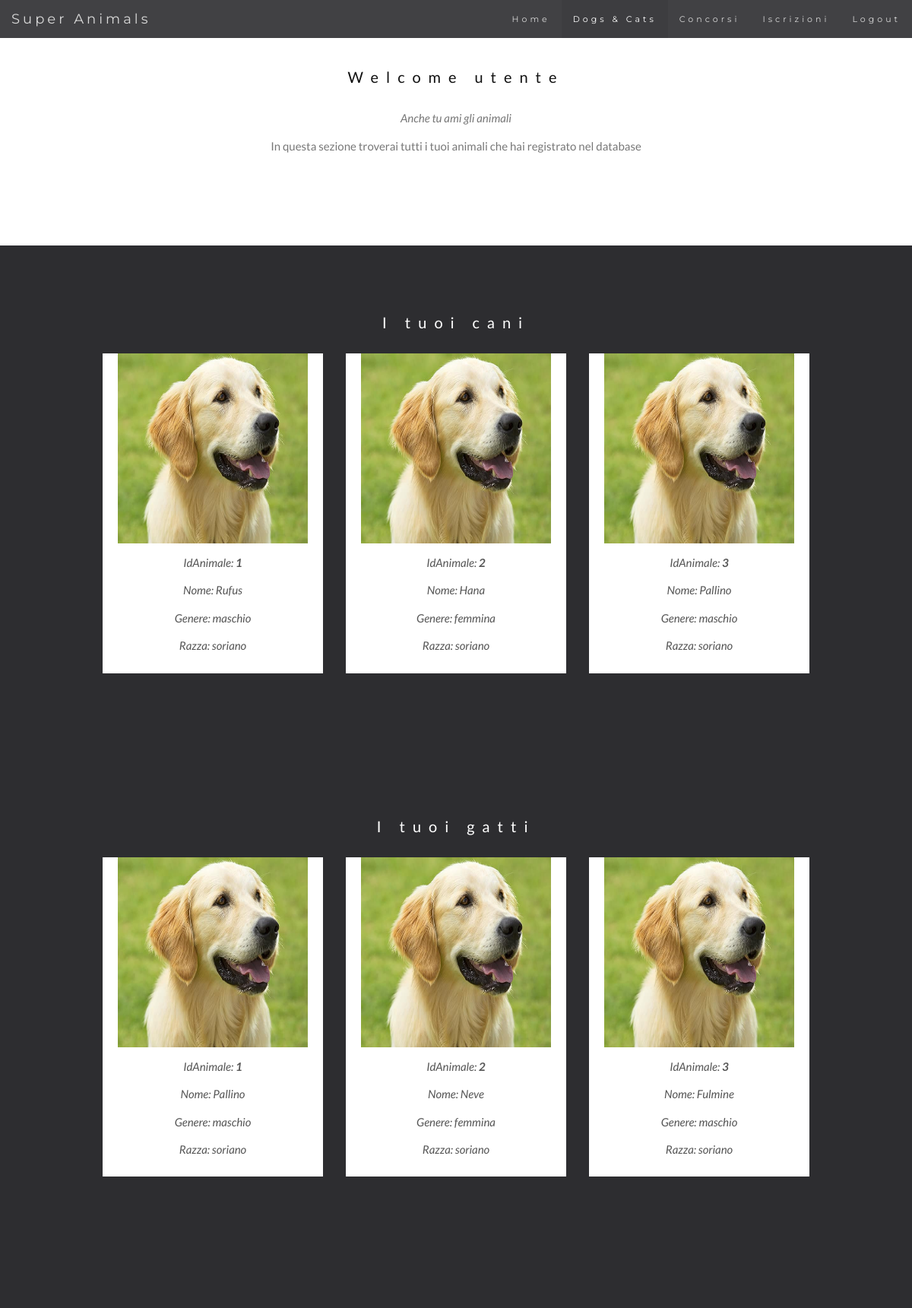
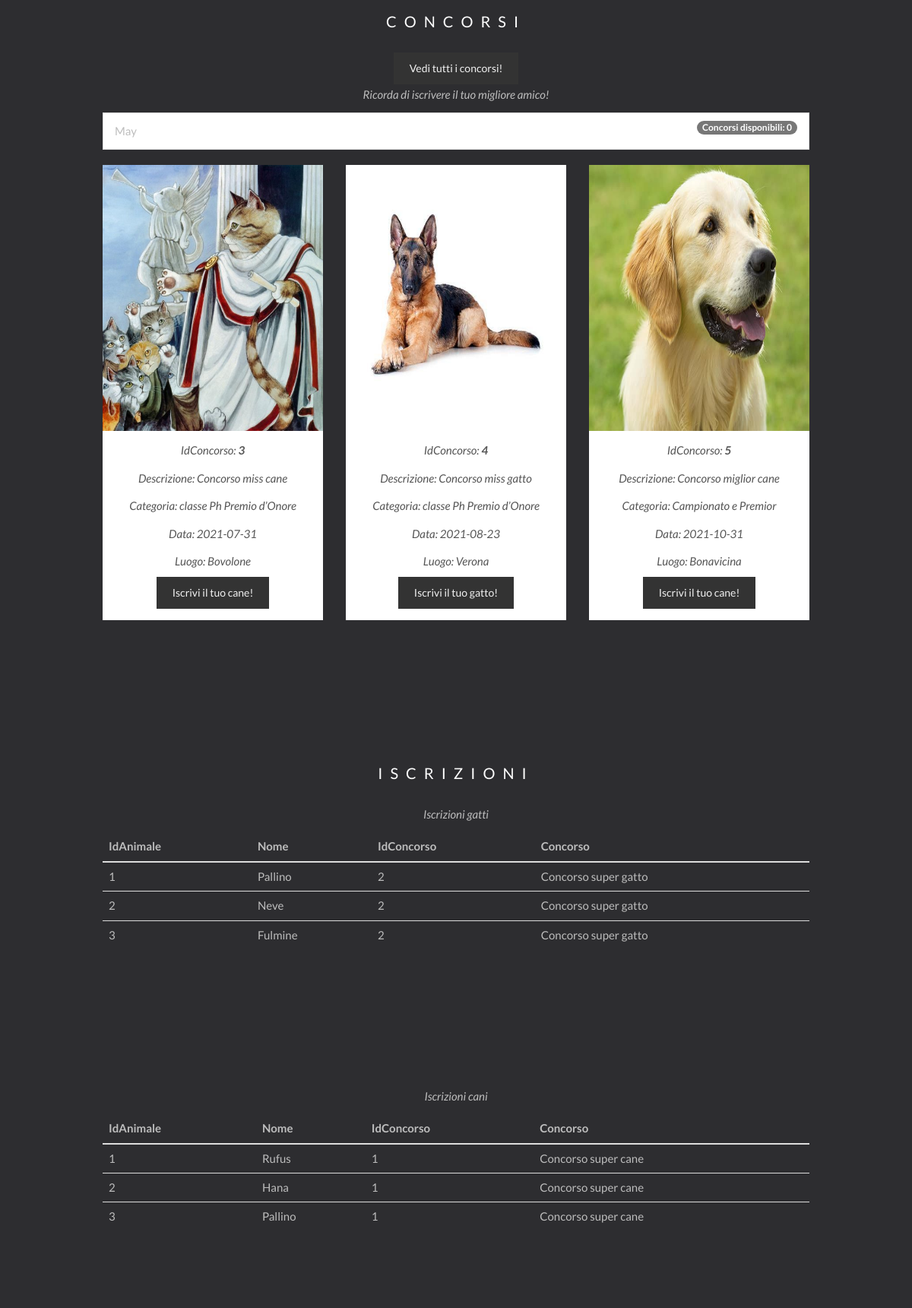
/welcome_user.php (signed in, upper part), run on the app's committed database (2 pictures, top to bottom).
### tables this page shows
CREATE TABLE utente(
    IdUtente INT AUTO_INCREMENT,
    username VARCHAR(25) NOT NULL,
    password VARBINARY(300) NOT NULL,
    ruolo VARCHAR(25) NOT NULL,
    PRIMARY KEY(IdUtente),
    CHECK(ruolo IN('utente', 'admin')),
    UNIQUE(username)
);

CREATE TABLE cane(
    IdCane INT AUTO_INCREMENT,
    nome VARCHAR(25) NOT NULL,
    genere VARCHAR(10) NOT NULL,
    razza VARCHAR(25) NOT NULL,
    immagine TEXT NOT NULL,
    proprietario INT NOT NULL,
    PRIMARY KEY(IdCane),
    FOREIGN KEY(proprietario) REFERENCES utente(IdUtente)
);

CREATE TABLE gatto(
    IdGatto INT AUTO_INCREMENT,
    nome VARCHAR(25) NOT NULL,
    genere VARCHAR(10) NOT NULL,
    razza VARCHAR(25) NOT NULL,
    immagine TEXT NOT NULL,
    proprietario INT NOT NULL,
    PRIMARY KEY(IdGatto),
    FOREIGN KEY(proprietario) REFERENCES utente(IdUtente)
);

CREATE TABLE concorso(
    IdConcorso INT AUTO_INCREMENT,
    descrizione VARCHAR(25) NOT NULL,
    animale VARCHAR(10) NOT NULL,
    categoria VARCHAR(50) NOT NULL,
    luogo VARCHAR(25) NOT NULL,
    data DATE NOT NULL,
    immagine TEXT NOT NULL,
    PRIMARY KEY(IdConcorso),
    CHECK(animale IN ("cani", "gatti")),
    CHECK(categoria IN ("Animali di razza e razze non riconosciute", "Animali domestici", "cucciolate e cuccioli di gatto dai 3 ai 6 mesi", "classe Ph Premio d’Onore", "Campionato e Premior"))
);

CREATE TABLE iscrizioneGatto(
    concorso INT,
    gatto INT,
    PRIMARY KEY(concorso, gatto),
    FOREIGN KEY(concorso) REFERENCES concorso(IdConcorso),
    FOREIGN KEY(gatto) REFERENCES gatto(IdGatto)
);

CREATE TABLE iscrizioneCane(
    concorso INT,
    cane INT,
    PRIMARY KEY(concorso, cane),
    FOREIGN KEY(concorso) REFERENCES concorso(IdConcorso),
    FOREIGN KEY(cane) REFERENCES cane(IdCane)
);

### session.php (called while the page is built, shortened)
<?php
   include('config.php');
   $user_check = $_SESSION['login_user'];
   $ses_sql = mysqli_query($db,"SELECT username FROM utente WHERE username = '$user_check' ");
   $row = mysqli_fetch_array($ses_sql, MYSQLI_ASSOC);
   $login_session = $row['username'];
?>

### welcome_user.php (the view, shortened to what this page needs)
<?php
include('session.php');
$sql = "SELECT IdUtente FROM utente WHERE username = '$login_session'";
$result = mysqli_query($db, $sql);
$IdUtente = mysqli_fetch_assoc($result);
$IdUtente = $IdUtente["IdUtente"];
?>
<!DOCTYPE html>
<html lang="en">
    <head>
        <link rel="stylesheet" href="https://maxcdn.bootstrapcdn.com/bootstrap/3.4.1/css/bootstrap.min.css">
        <link rel="stylesheet" href="styles.css">
    </head>
    <body id="myPage" data-spy="scroll" data-target=".navbar" data-offset="50">
        <nav class="navbar navbar-default navbar-fixed-top">
            <div class="container-fluid">
                <div class="navbar-header">
                <a class="navbar-brand" href="#myPage">Super Animals</a>
                </div>
                <div class="collapse navbar-collapse" id="myNavbar">
                <ul class="nav navbar-nav navbar-right">
                    <li><a href="#myPage">Home</a></li>
                    <li><a href="#animalSection">Dogs & Cats</a></li>
                    <li><a href="#Concorsi">Concorsi</a></li>
                    <li><a href="#Iscrizioni">Iscrizioni</a></li>
                    <li><a href="./login.php">Logout</a></li>
                </ul>
                </div>
            </div>
        </nav>
        <div id="animalSection" class="container text-center">
            <h3>Welcome <?php echo $login_session; ?></h3>
            <p><em>Anche tu ami gli animali</em></p>
            <p>In questa sezione troverai tutti i tuoi animali che hai registrato nel database</p>
            <br>
        </div>
        <div id="sezioneCani" class="bg-1">
            <div class="container">
                <h3 class="text-center">I tuoi cani</h3>
                <?php
                $sql = "SELECT * FROM cane WHERE proprietario = $IdUtente";
                $result = mysqli_query($db, $sql);
                echo "<div class='row text-center'>\n";
                while($row = mysqli_fetch_assoc($result)){
                    $IdCane = $row["IdCane"];
                    $nome = $row["nome"];
                    $razza = $row["razza"];
                    $genere = $row["genere"];
                    $image = $row["immagine"];
                    echo "<div class='col-sm-4'>\n";
                    echo "<div class='thumbnail'>\n";
                    echo "<img src='./images/" . $image . "' style='width: 250px; height: 250px'>\n";
                    echo "<p>IdAnimale: <strong>" . $IdCane . "</strong></p>\n";
                    echo "<p>Nome: " . $nome . "</p>\n";
                    echo "<p>Genere: " . $genere . "</p>\n";
                    echo "<p>Razza: " . $razza . "</p>\n";
                    echo "</div>\n";
                    echo "</div>\n";
                }
                ?>
            </div>
        </div>
        <div id="sezioneGatti" class="bg-1">
            <div class="container">
                <h3 class="text-center">I tuoi gatti</h3>
                <?php
                $sql = "SELECT * FROM gatto WHERE proprietario = $IdUtente";
                $result = mysqli_query($db, $sql);
                echo "<div class='row text-center'>\n";
                while($row = mysqli_fetch_assoc($result)){
                    $IdGatto = $row["IdGatto"];
                    $nome = $row["nome"];
                    $razza = $row["razza"];
                    $genere = $row["genere"];
                    $image = $row["immagine"];
                    echo "<div class='col-sm-4'>\n";
                    echo "<div class='thumbnail'>\n";
                    echo "<img src='./images/" . $image . "' style='width: 250px; height: 250px'>\n";
                    echo "<p>IdAnimale: <strong>" . $IdGatto . "</strong></p>\n";
                    echo "<p>Nome: " . $nome . "</p>\n";
                    echo "<p>Genere: " . $genere . "</p>\n";
                    echo "<p>Razza: " . $razza . "</p>\n";
                    echo "</div>\n";
                    echo "</div>\n";
                }
                ?>
            </div>
        </div>
        <div id="Concorsi" class="bg-1">
            <div class="container">
                <h3 class="text-center">CONCORSI</h3>
                <div class="text-center">
                <a type="button" class='btn text-center' href="./concorsi.php">Vedi tutti i concorsi!</a>
                </div>
                <p class="text-center">Ricorda di iscrivere il tuo migliore amico!</p>
                <ul class="list-group">
                <?php
                    $sql = "SELECT COUNT(*) as numeroDiConcorsi FROM concorso WHERE data = CURDATE()";
                    $result = mysqli_query($db, $sql);
                    if ($row = mysqli_fetch_assoc($result)){
                    echo "<li class='list-group-item'>". date("F")." <span class='badge'>Concorsi disponibili: ".$row["numeroDiConcorsi"]."</span></li>";
                    }
                ?>
                </ul>
                <?php
                $current_date = date ("Y-m-d");
                $sql = "SELECT * FROM concorso";
                $result = mysqli_query($db, $sql);
                $count = 0;
                echo "<div class='row text-center'>\n";
                while($row = mysqli_fetch_assoc($result)){
                    if (strtotime($row["data"]) > strtotime($current_date)){
                    $count++;
                    $IdConcorso = $row["IdConcorso"];
                    $descrizione = $row["descrizione"];
                    $immagine = $row["immagine"];
                    $categoria = $row["categoria"];
                    $animale = $row["animale"];
                    $luogo = $row["luogo"];
                    $data = $row["data"];
                    echo "<div class='col-sm-4'>\n";
                    echo "<div class='thumbnail'>\n";
                    echo "<img src='./images/" . $immagine . "' alt='". $luogo . "' style='width: 300px; height: 350px'>\n";
                    echo "<p>IdConcorso: <strong>" . $IdConcorso . "</strong></p>\n";
                    echo "<p>Descrizione: " . $descrizione . "</p>\n";
                    echo "<p>Categoria: " . $categoria . "</p>\n";
                    echo "<p>Data: " . $data . "</p>\n";
                    echo "<p>Luogo: " . $luogo . "</p>\n";
                    if ($animale == "cani"){
                        echo "<a type='button' class='btn text-center' href='iscrizione.php?IdConcorso=$IdConcorso&animale=$animale'>Iscrivi il tuo cane!</a>";
                    }else{
                        echo "<a type='button' class='btn text-center' href='iscrizione.php?IdConcorso=$IdConcorso&animale=$animale'>Iscrivi il tuo gatto!</a>";
                    }
                    echo "</div>\n";
                    echo "</div>\n";
                    if ($count == 3){
                        $count = 0;
                        echo "</div>\n";
                    }
                    }
                }
                ?>
        </div>
        <div id="Iscrizioni">
            <div class="bg-1">
            <div class="container">
                <h3 class="text-center">ISCRIZIONI</h3>
                <p class="text-center">Iscrizioni gatti</p>
                <table class="table">
                    <thead>
                        <tr>
                        <th scope="col">IdAnimale</th>
                        <th scope="col">Nome</th>
                        <th scope="col">IdConcorso</th>
                        <th scope="col">Concorso</th>
                        </tr>
                    </thead>
                    <tbody>
                    <?php
                        $sql = "SELECT * FROM iscrizioneGatto WHERE gatto IN (SELECT IdGatto FROM gatto WHERE proprietario = $IdUtente)";
                        $result = mysqli_query($db, $sql);
                        while($row = mysqli_fetch_assoc($result)){
                            $IdConcorso = $row["concorso"];
                            $IdGatto = $row["gatto"];
                            $sql = "SELECT nome FROM gatto WHERE IdGatto = $IdGatto";
                            $resultForGatto = mysqli_query($db, $sql);
                            $record = mysqli_fetch_assoc($resultForGatto);
                            $nomeGatto = $record["nome"];
                            $sql = "SELECT descrizione FROM concorso WHERE IdConcorso = $IdConcorso";
                            $resultForCourse = mysqli_query($db, $sql);
                            $record = mysqli_fetch_assoc($resultForCourse);
                            $descrizioneConcorso = $record["descrizione"];
                            echo "<tr>  \n";
                            echo "<td>" . $IdGatto . "</td> \n";
                            echo "<td>" . $nomeGatto . "</td> \n";
                            echo "<td>" . $IdConcorso . "</td> \n";
                            echo "<td>" . $descrizioneConcorso . "</td> \n";
                            echo "</tr> \n";
                        }
                    ?>
                    </tbody>
                </table>
            </div>
            </div>
            <div class="bg-1">
            <div class="container">
                <p class="text-center">Iscrizioni cani</p>
                <table class="table">
                    <thead>
                        <tr>
                        <th scope="col">IdAnimale</th>
                        <th scope="col">Nome</th>
                        <th scope="col">IdConcorso</th>
                        <th scope="col">Concorso</th>
                        </tr>
                    </thead>
                    <tbody>
                    <?php
                        $sql = "SELECT * FROM iscrizioneCane WHERE cane IN (SELECT IdCane FROM cane WHERE proprietario = $IdUtente)";
                        $result = mysqli_query($db, $sql);
                        while($row = mysqli_fetch_assoc($result)){
                            $IdConcorso = $row["concorso"];
                            $IdCane = $row["cane"];
                            $sql = "SELECT nome FROM cane WHERE IdCane = $IdCane";
                            $resultForCane = mysqli_query($db, $sql);
                            $record = mysqli_fetch_assoc($resultForCane);
                            $nomeCane = $record["nome"];
                            $sql = "SELECT descrizione FROM concorso WHERE IdConcorso = $IdConcorso";
                            $resultForCourse = mysqli_query($db, $sql);
                            $record = mysqli_fetch_assoc($resultForCourse);
                            $descrizioneConcorso = $record["descrizione"];
                            echo "<tr>  \n";
                            echo "<td>" . $IdCane . "</td> \n";
                            echo "<td>" . $nomeCane . "</td> \n";
                            echo "<td>" . $IdConcorso . "</td> \n";
                            echo "<td>" . $descrizioneConcorso . "</td> \n";
                            echo "</tr> \n";
                        }
                    ?>
                    </tbody>
                </table>
            </div>
            </div>
        </div>
        </div>
    </body>
</html>

### styles.css (style rules this page uses)
body { font: 400 15px/1.8 Lato, sans-serif; color: #777; }
h3, h4 { margin: 10px 0 30px 0; letter-spacing: 10px; font-size: 20px; color: #111; }
.container { padding: 80px 120px; }
.bg-1 { background: #2d2d30; color: #bdbdbd; }
.bg-1 h3 { color: #fff; }
.bg-1 p { font-style: italic; }
.list-group-item:first-child { border-top-right-radius: 0; border-top-left-radius: 0; }
.list-group-item:last-child { border-bottom-right-radius: 0; border-bottom-left-radius: 0; }
.thumbnail { padding: 0 0 15px 0; border: none; border-radius: 0; }
.thumbnail p { margin-top: 15px; color: #555; }
.btn { padding: 10px 20px; background-color: #333; color: #f1f1f1; border-radius: 0; transition: .2s; }
.navbar { font-family: Montserrat, sans-serif; margin-bottom: 0; background-color: #2d2d30; border: 0; font-size: 11px !important; letter-spacing: 4px; opacity: 0.9; }
.navbar li a, .navbar .navbar-brand { color: #d5d5d5 !important; }
.navbar-nav li.active a { color: #fff !important; background-color: #29292c !important; }

### data on the page
utente: username "utente"
cane: immagine (picture), IdCane "1", nome "Rufus", genere "maschio", razza "soriano"
cane: immagine (picture), IdCane "2", nome "Hana", genere "femmina", razza "soriano"
cane: immagine (picture), IdCane "3", nome "Pallino", genere "maschio", razza "soriano"
gatto: immagine (picture), IdGatto "1", nome "Pallino", genere "maschio", razza "soriano"
gatto: immagine (picture), IdGatto "2", nome "Neve", genere "femmina", razza "soriano"
gatto: immagine (picture), IdGatto "3", nome "Fulmine", genere "maschio", razza "soriano"
concorso: immagine (picture), IdConcorso "3", descrizione "Concorso miss cane", categoria "classe Ph Premio d’Onore", data "2021-07-31", luogo "Bovolone"
concorso: immagine (picture), IdConcorso "4", descrizione "Concorso miss gatto", categoria "classe Ph Premio d’Onore", data "2021-08-23", luogo "Verona"
concorso: immagine (picture), IdConcorso "5", descrizione "Concorso miglior cane", categoria "Campionato e Premior", data "2021-10-31", luogo "Bonavicina"
iscrizionegatto: gatto "1", gatto.nome "Pallino", concorso "2", concorso.descrizione "Concorso super gatto"
iscrizionegatto: gatto "2", gatto.nome "Neve", concorso "2", concorso.descrizione "Concorso super gatto"
iscrizionegatto: gatto "3", gatto.nome "Fulmine", concorso "2", concorso.descrizione "Concorso super gatto"
iscrizionecane: cane "1", cane.nome "Rufus", concorso "1", concorso.descrizione "Concorso super cane"
iscrizionecane: cane "2", cane.nome "Hana", concorso "1", concorso.descrizione "Concorso super cane"
iscrizionecane: cane "3", cane.nome "Pallino", concorso "1", concorso.descrizione "Concorso super cane"

### other printed values
$row["numeroDiConcorsi"] "0"
